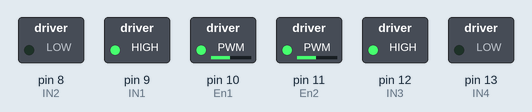
Simulated run of this sketch. Board: Arduino Uno, built with avr-gcc and run on an emulated ATmega328P. On the bench: switched loads named in the sketch (green lamp = pin HIGH).

Above: at 0.1 s.
Timing chart, 0 to 1.6 s (numbered marks = the images above):
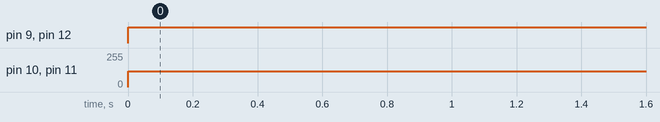

The sketch:

Two_Motors_Circuit_With_H-Bridge.ino
```cpp
//Motor1
#define En1 10
#define IN1 9
#define IN2 8
//Motor2
#define En2 11
#define IN3 12
#define IN4 13

void setup(){
  pinMode (En1,OUTPUT);
  pinMode (IN1,OUTPUT);
  pinMode (IN2,OUTPUT);
  pinMode (En2,OUTPUT);
  pinMode (IN3,OUTPUT);
  pinMode (IN4,OUTPUT);
}
void loop(){
  digitalWrite (IN1,HIGH);
  digitalWrite (IN2,LOW);
  analogWrite (En1,120);
  digitalWrite (IN3,HIGH);
  digitalWrite (IN4,LOW);
  analogWrite (En2,120);

}
```

Measured:
- by itself, pin 9 (IN1), pin 12 (IN3): LOW → HIGH at 0.00 s
- by itself, pin 10 (En1), pin 11 (En2): 0/255 → 120/255 at 0.00 s
